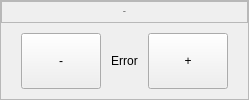
          <widget class="QFrame" name="ScaleFrame">
           <property name="frameShape">
            <enum>QFrame::Shape::StyledPanel</enum>
           </property>
           <property name="frameShadow">
            <enum>QFrame::Shadow::Raised</enum>
           </property>
           <layout class="QVBoxLayout" name="verticalLayout_2" stretch="0,4">
            <property name="spacing">
             <number>0</number>
            </property>
            <property name="leftMargin">
             <number>0</number>
            </property>
            <property name="topMargin">
             <number>0</number>
            </property>
            <property name="rightMargin">
             <number>0</number>
            </property>
            <property name="bottomMargin">
             <number>0</number>
            </property>
            <item>
             <widget class="QFrame" name="ScaleTitleFrame">
              <property name="frameShape">
               <enum>QFrame::Shape::StyledPanel</enum>
              </property>
              <property name="frameShadow">
               <enum>QFrame::Shadow::Raised</enum>
              </property>
              <layout class="QVBoxLayout" name="verticalLayout_8">
               <item>
                <widget class="QLabel" name="ScaleTitle">
                 <property name="font">
                  <font>
                   <family>Segoe UI</family>
                   <pointsize>-1</pointsize>
                   <bold>true</bold>
                  </font>
                 </property>
                 <property name="text">
                  <string>Scale</string>
                 </property>
                 <property name="alignment">
                  <set>Qt::AlignmentFlag::AlignCenter</set>
                 </property>
                 <property name="indent">
                  <number>-1</number>
                 </property>
                </widget>
               </item>
              </layout>
             </widget>
            </item>
            <item>
             <layout class="QHBoxLayout" name="ScaleButtonsLayout">
              <property name="spacing">
               <number>10</number>
              </property>
              <property name="leftMargin">
               <number>20</number>
              </property>
              <property name="topMargin">
               <number>10</number>
              </property>
              <property name="rightMargin">
               <number>20</number>
              </property>
              <property name="bottomMargin">
               <number>10</number>
              </property>
              <item>
               <widget class="QPushButton" name="MinusScale">
                <property name="sizePolicy">
                 <sizepolicy hsizetype="Preferred" vsizetype="Preferred">
                  <horstretch>0</horstretch>
                  <verstretch>0</verstretch>
                 </sizepolicy>
                </property>
                <property name="text">
                 <string>-</string>
                </property>
               </widget>
              </item>
              <item>
               <widget class="QLabel" name="ScaleVar">
                <property name="text">
                 <string>Error</string>
                </property>
                <property name="alignment">
                 <set>Qt::AlignmentFlag::AlignCenter</set>
                </property>
               </widget>
              </item>
              <item>
               <widget class="QPushButton" name="PlusScale">
                <property name="sizePolicy">
                 <sizepolicy hsizetype="Preferred" vsizetype="Preferred">
                  <horstretch>0</horstretch>
                  <verstretch>0</verstretch>
                 </sizepolicy>
                </property>
                <property name="text">
                 <string>+</string>
                </property>
               </widget>
              </item>
             </layout>
            </item>
           </layout>
          </widget>
